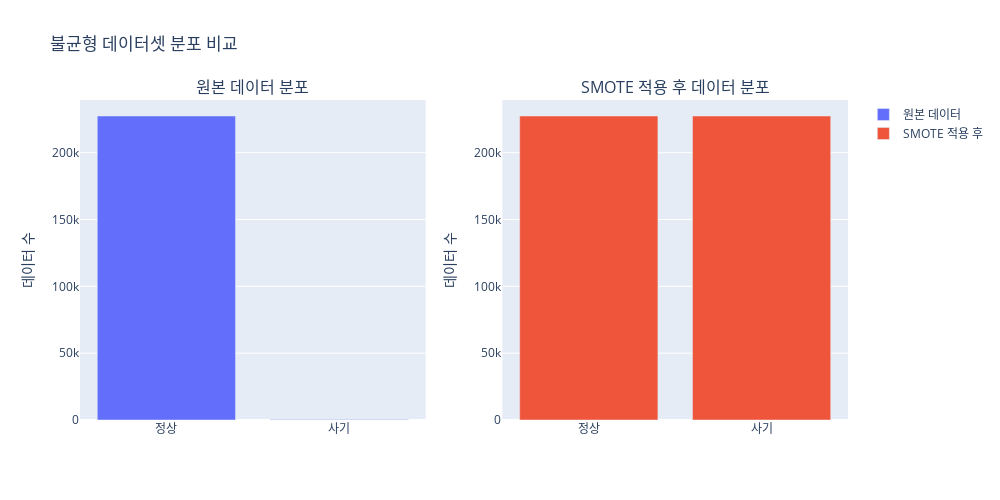

The cell this chart's notebook holds for it:
### Markdown cell above
### 분포 시각화

### Code cell
# 원본 데이터와 SMOTE 적용 후 데이터의 클래스 분포 계산
original_distribution = y_train.value_counts().sort_index()
resampled_distribution = y_train_resampled.value_counts().sort_index()

# 서브플롯 생성
fig = make_subplots(rows=1, cols=2, subplot_titles=('원본 데이터 분포', 'SMOTE 적용 후 데이터 분포'))

# 원본 데이터 분포 그래프
fig.add_trace(
    go.Bar(x=['정상', '사기'], y=original_distribution.values, name='원본 데이터'),
    row=1, col=1
)

# SMOTE 적용 후 데이터 분포 그래프
fig.add_trace(
    go.Bar(x=['정상', '사기'], y=resampled_distribution.values, name='SMOTE 적용 후'),
    row=1, col=2
)

# 레이아웃 설정
fig.update_layout(
    title='불균형 데이터셋 분포 비교',
    height=500,
    width=1000
)

# y축 레이블 설정
fig.update_yaxes(title_text='데이터 수', row=1, col=1)
fig.update_yaxes(title_text='데이터 수', row=1, col=2)

# 그래프 표시
fig.show()

### Figure 1 — Plotly figure (JSON) as saved in the notebook; plotly's stock layout.template omitted (floating-point values rounded to 4 significant figures)
{"data": [{"name": "원본 데이터", "type": "bar", "x": ["정상", "사기"], "xaxis": "x", "y": [227451, 394], "yaxis": "y"}, {"name": "SMOTE 적용 후", "type": "bar", "x": ["정상", "사기"], "xaxis": "x2", "y": [227451, 227451], "yaxis": "y2"}], "layout": {"annotations": [{"font": {"size": 16}, "showarrow": false, "text": "원본 데이터 분포", "x": 0.225, "xanchor": "center", "xref": "paper", "y": 1, "yanchor": "bottom", "yref": "paper"}, {"font": {"size": 16}, "showarrow": false, "text": "SMOTE 적용 후 데이터 분포", "x": 0.775, "xanchor": "center", "xref": "paper", "y": 1, "yanchor": "bottom", "yref": "paper"}], "height": 500, "title": {"text": "불균형 데이터셋 분포 비교"}, "width": 1000, "xaxis": {"anchor": "y", "domain": [0, 0.45]}, "xaxis2": {"anchor": "y2", "domain": [0.55, 1]}, "yaxis": {"anchor": "x", "domain": [0, 1], "title": {"text": "데이터 수"}}, "yaxis2": {"anchor": "x2", "domain": [0, 1], "title": {"text": "데이터 수"}}}}
